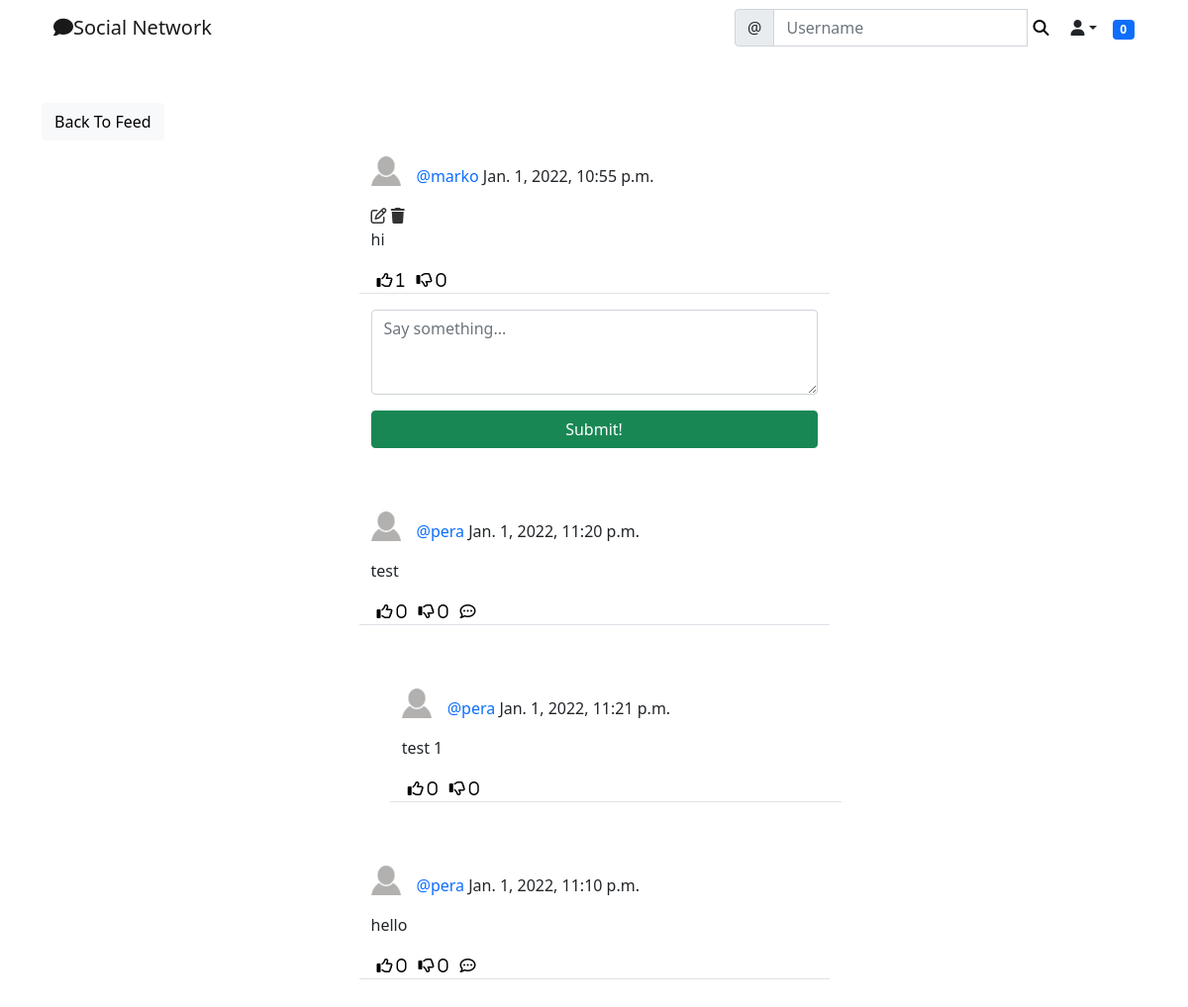
Screenshot of /social/post/6 (signed in) with the database file from the repository.
### social/models.py (models this page shows)
class Post(models.Model):
    body = models.TextField()
    image = models.ImageField(upload_to='uploads/post_photos', blank=True, null=True)
    created_on = models.DateTimeField(default=timezone.now)
    author = models.ForeignKey(User, on_delete=models.CASCADE)
    likes = models.ManyToManyField(User, blank=True, related_name='likes')
    dislikes = models.ManyToManyField(User, blank=True, related_name='dislikes')

class UserProfile(models.Model):
    user = models.OneToOneField(User, primary_key=True, verbose_name='user', related_name='profile', on_delete=models.CASCADE)
    name = models.CharField(max_length=30, blank=True, null=True)
    bio = models.TextField(max_length=500, null=True, blank=True)
    birth_date = models.DateField(null=True, blank=True)
    location = models.CharField(max_length=100, blank=True, null=True)
    picture = models.ImageField(upload_to='uploads/profile_pictures', default='uploads/profile_pictures/default.png', blank=True)
    followers = models.ManyToManyField(User, blank=True, related_name='followers')

class Comment(models.Model):
    comment = models.TextField()
    created_on = models.DateTimeField(default=timezone.now)
    author = models.ForeignKey(User, on_delete=models.CASCADE)
    post = models.ForeignKey('Post', on_delete=models.CASCADE)
    likes = models.ManyToManyField(User, blank=True, related_name='comment_likes')
    dislikes = models.ManyToManyField(User, blank=True, related_name='comment_dislikes')
    parent = models.ForeignKey('self', on_delete=models.CASCADE, blank=True, null=True, related_name='+')
    @property
    def children(self):
        return Comment.objects.filter(parent=self).order_by('-created_on').all()
    @property
    def is_parent(self):
        if self.parent is None:
            return True
        else:
            return False

### social/views.py (the view, shortened to what this page needs)
# urls.py: path('post/<int:pk>', PostDetailView.as_view(), name='post-detail'),
class PostDetailView(LoginRequiredMixin, View):
    def get(self, request, pk, *args, **kwargs):
        post = Post.objects.get(pk=pk)
        form = CommentForm()
        comments = Comment.objects.filter(post=post).order_by('-created_on')
        context = {
            'post': post,
            'form': form,
            'comments': comments,
        }
        return render(request, 'social/post_detail.html', context)

### social/forms.py
class CommentForm(forms.ModelForm):
    comment = forms.CharField(
        label='',
        widget=forms.Textarea(attrs={
            'rows': 3,
            'placeholder': 'Say something...',
        })
    )
    class Meta:
        model = Comment
        fields = ['comment']

### landing/templatetags/custom_tags.py (called while the page is built)
@register.inclusion_tag('social/show_notifications.html', takes_context=True)
def show_notifications(context):
	request_user = context['request'].user
	notifications = Notification.objects.filter(to_user=request_user).exclude(user_has_seen=True).order_by('-date')
	return {'notifications': notifications}

### social/templates/social/post_detail.html (shortened to what this page needs)
{% extends 'landing/base.html' %}
{% load crispy_forms_tags %}
{% load static %}
{% block content %}
<div class="container">
    <div class="row mt-5">
        <div class="col-md-5 col-sm-6">
            <a href="{% url 'post-list' %}" class="btn btn-light">Back To Feed</a>
        </div>
    </div>
    <div class="row justify-content-center mt-3">
        <div class="col-md-5 col-sm-12 border-bottom">
                <div>
                    <a href="{% url 'profile' post.author.profile.pk %}">
                        <img class="round-circle post-img" height="30" width="30" src="{{ post.author.profile.picture.url }}" />
                    </a>
                    <p class="post-text">
                        <a class="text-primary post-link" href="{% url 'profile' post.author.profile.pk %}">@{{ post.author }}</a> {{ post.created_on }}
                    </p>
                </div>
                {% if request.user == post.author %}
                    <a href="{% url 'post-edit' post.pk %}" class="edit-color"><i class="far fa-edit"></i></a>
                    <a href="{% url 'post-delete' post.pk %}" class="edit-color"><i class="fas fa-trash"></i></a>
                {% endif %}
            <p>{{ post.body }}</p>
            <div class="d-flex flex-row">
                <form method="POST" action="{% url 'like' post.pk %}">
                    <button class="remove-default-btn" type="submit">
                        <i class="far fa-thumbs-up"> <span>{{ post.likes.all.count }}</span></i>
                    </button>
                </form>
                <form method="POST" action="{% url 'dislike' post.pk %}">
                    <button class="remove-default-btn" type="submit">
                        <i class="far fa-thumbs-down"> <span>{{ post.dislikes.all.count }}</span></i>
                    </button>
                </form>
        </div>
        </div>
    </div>
    <div class="row justify-content-center mt-3 mb-5">
        <div class="col-md-5 col-sm-12">
            <form method="POST">
                {{ form | crispy }}
                <div class="d-grid gap-2">
                    <button class="btn btn-success mt-3">Submit!</button>
                </div>
            </form>
        </div>
    </div>
    {% for comment in comments %}
        {% if comment.is_parent %}
            <div class="row justify-content-center mt-3 mb-5">
                <div class="col-md-5 col-sm-12 border-bottom">
                    <p>
                        <div>
                            <a href="{% url 'profile' comment.author.profile.pk %}">
                                <img class="round-circle post-img" height="30" width="30" src="{{ comment.author.profile.picture.url }}" />
                            </a>
                            <p class="post-text">
                                <a class="text-primary post-link" href="{% url 'profile' comment.author.profile.pk %}">@{{ comment.author }}</a> {{ comment.created_on }}
                            </p>
                        </div>
                    </p>
                    <p>{{ comment.comment }}</p>
                    <div class="d-flex flex-row">
                        <form method="POST" action="{% url 'comment-like' post.pk comment.pk %}">
                            <button class="remove-default-btn" type="submit">
                                <i class="far fa-thumbs-up"> <span>{{ comment.likes.all.count }}</span></i>
                            </button>
                        </form>
                        <form method="POST" action="{% url 'comment-dislike' post.pk comment.pk %}">
                            <button class="remove-default-btn" type="submit">
                                <i class="far fa-thumbs-down"> <span>{{ comment.dislikes.all.count }}</span></i>
                            </button>
                        </form>
                        <div>
                            <button class="remove-default-btn"><i class="far fa-comment-dots" onclick="commentReplyToggle('{{ comment.pk }}')"></i></button>
                        </div>
                    </div>
                </div>
            </div>
            {% for child_comment in comment.children %}
                <div class="row justify-content-center mt-3 mb-5 child-comment">
                    <div class="col-md-5 col-sm-12 border-bottom">
                        <p>
                            <div>
                                <a href="{% url 'profile' child_comment.author.profile.pk %}">
                                    <img class="round-circle post-img" height="30" width="30" src="{{ child_comment.author.profile.picture.url }}" />
                                </a>
                                <p class="post-text">
                                    <a class="text-primary post-link" href="{% url 'profile' child_comment.author.profile.pk %}">@{{ child_comment.author }}</a> {{ child_comment.created_on }}
                                </p>
                            </div>
                        </p>
                        <p>{{ child_comment.comment }}</p>
                        <div class="d-flex flex-row">
                            <form method="POST" action="{% url 'comment-like' post.pk child_comment.pk %}">
                                <button class="remove-default-btn" type="submit">
                                    <i class="far fa-thumbs-up"> <span>{{ child_comment.likes.all.count }}</span></i>
                                </button>
                            </form>
                            <form method="POST" action="{% url 'comment-dislike' post.pk child_comment.pk %}">
                                <button class="remove-default-btn" type="submit">
                                    <i class="far fa-thumbs-down"> <span>{{ child_comment.dislikes.all.count }}</span></i>
                                </button>
                            </form>
                        </div>
                    </div>
                </div>
            {% endfor %}
        {% endif %}
    {% endfor %}
</div>
{% endblock content %}

### static/style.css (style rules this page uses)
.remove-default-btn { background-color: transparent; border: none; box-shadow: none; }
.edit-color { color: #333; }
.post-link { text-decoration: none; }
.post-text { padding-top: 0.5rem; }
.post-img { float: left; margin-right: 1rem; }
.child-comment { margin-left: 2rem; }

### rows the page displays
Post: author.profile.picture (placeholder picture), author "marko", created_on "Jan. 1, 2022, 10:55 p.m.", body "hi", likes.all.count "1", dislikes.all.count "0"
Comment: author.profile.picture (placeholder picture), author "pera", created_on "Jan. 1, 2022, 11:20 p.m.", comment "test", likes.all.count "0", dislikes.all.count "0"
Comment: author.profile.picture (placeholder picture), author "pera", created_on "Jan. 1, 2022, 11:21 p.m.", comment "test 1", likes.all.count "0", dislikes.all.count "0"
Comment: author.profile.picture (placeholder picture), author "pera", created_on "Jan. 1, 2022, 11:10 p.m.", comment "hello", likes.all.count "0", dislikes.all.count "0"

### other values shown
{{ notifications.count }} "0"
